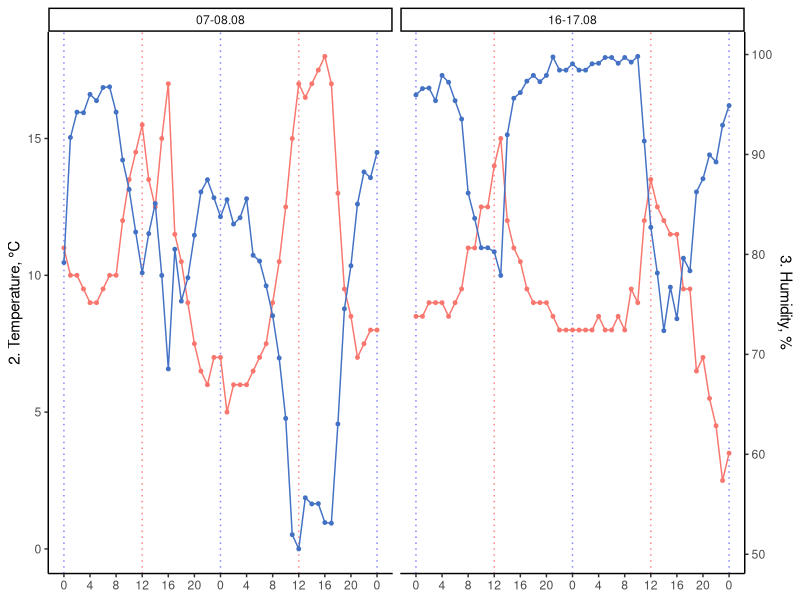
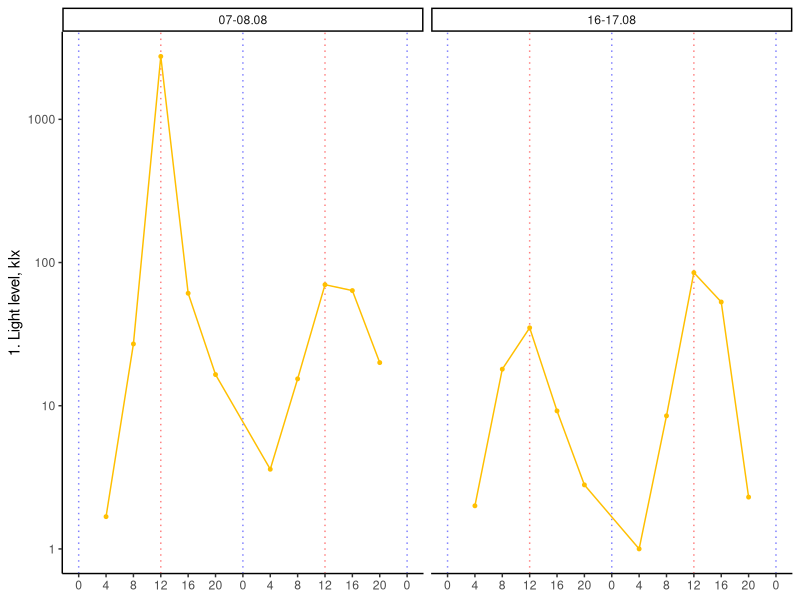
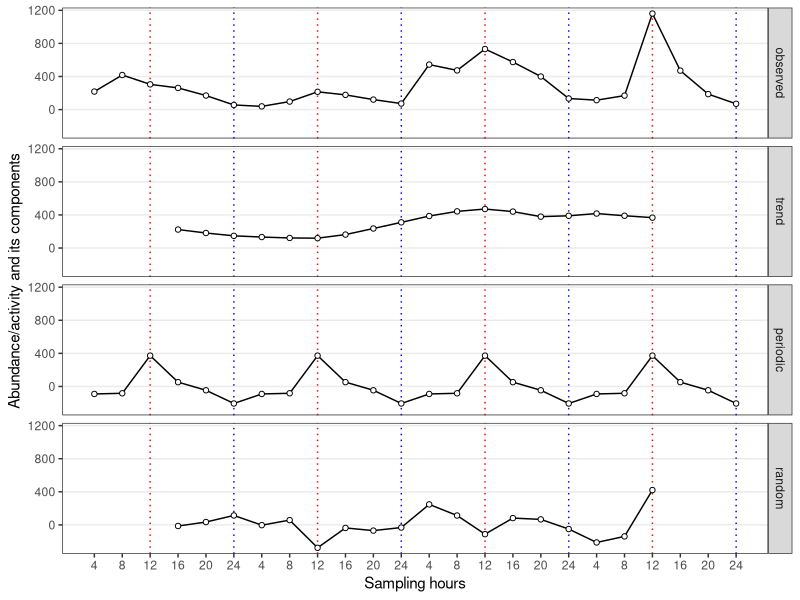
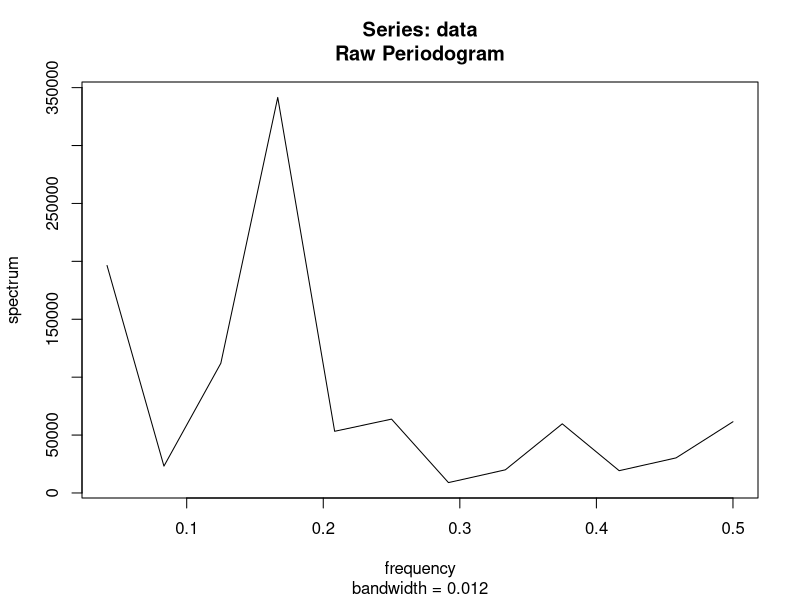
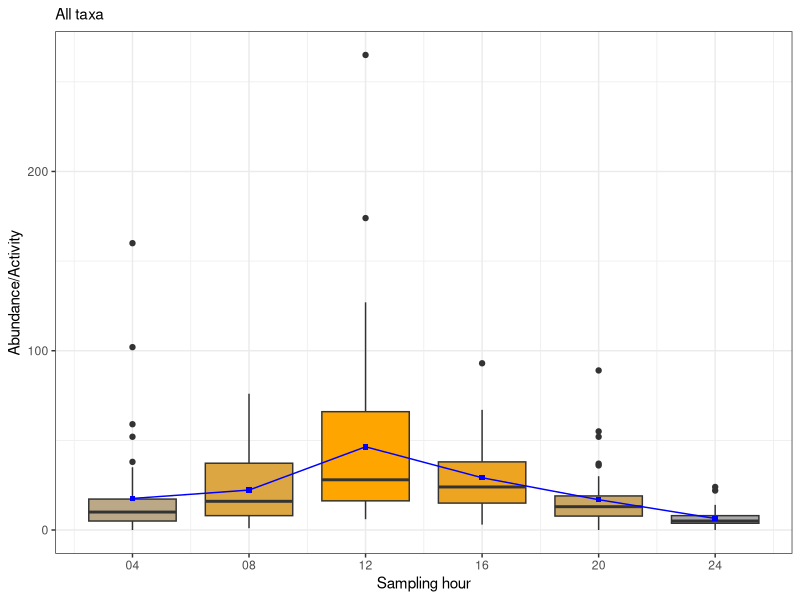
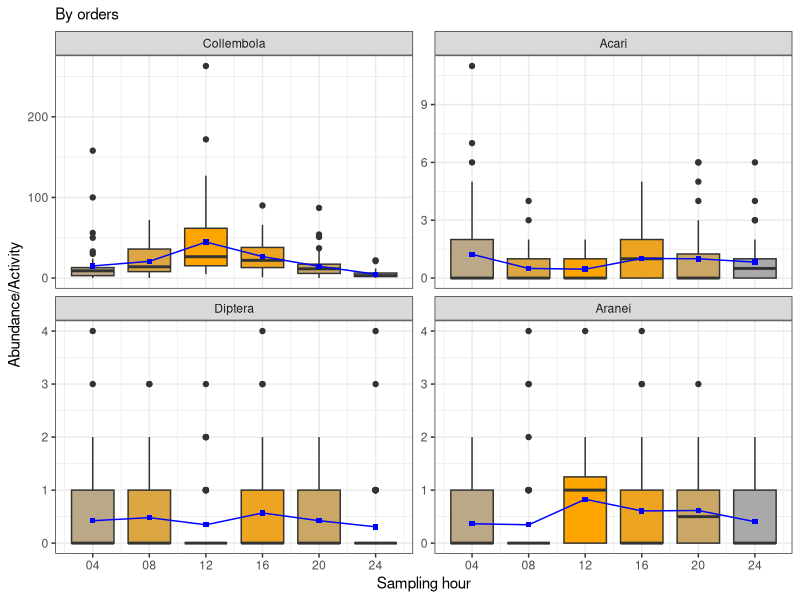
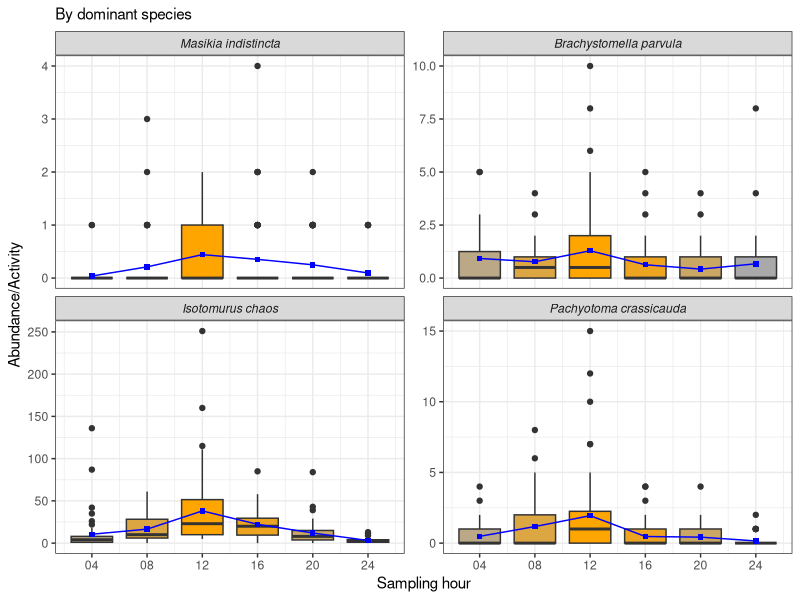
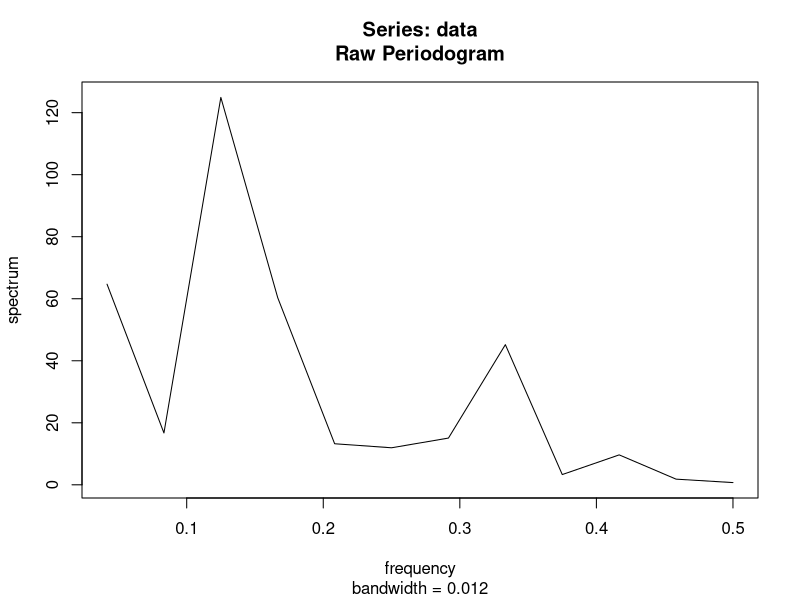

Reproduce these figures in R, in order.
library(tidyverse)
theme_set(theme_bw() + theme(legend.position = "bottom"))

# custom functions --------------------------------------------------------
per2 <- function(data, periodicity_freq){
	data <- as.numeric(data)
	# Compute the power spectral density
	psd <- spec.pgram(data, log = "no", detrend = FALSE)

	# Compute the spectral density ratio (SDR)
	denom_freq_range <- c(periodicity_freq*0.9, periodicity_freq*1.1)
	
	denom_power <- mean(psd$spec[psd$freq >= denom_freq_range[1] | psd$freq <= denom_freq_range[2]])
	num_power <- psd$spec[abs(psd$freq - periodicity_freq) == min(abs(psd$freq - periodicity_freq))]
	sdr <- num_power/denom_power

	# Perform an F-test to test the significance of the SDR
	num_df <- 1
	denom_df <- psd$df
	num_mean <- num_power
	denom_mean <- denom_power
	f_stat <- (num_mean/denom_mean)/((num_df/num_mean)+(denom_df/denom_mean))
	p_val <- pf(f_stat, num_df, denom_df, lower.tail = FALSE)
	
	# Results
	list(x = data, total = sum(data), SDR = sdr, 
		F.statistic = f_stat, psd_df = psd$df, p.value = p_val)
}

decompress <- function(a){
    # Export decomposed time series as tibble columns
	var.name <- deparse(substitute(a))
	a |> 
		ts(frequency = 6) |> 
		decompose() |> 
		_[1:4] |> 
		as_tibble() |> 
		rename_with(~paste0(var.name, "_", .x))
}

# data load ---------------------------------------------------------------
loggers_raw <- readxl::read_excel("Data_28.04.2023.xlsx", 
		sheet = "logger_data", skip = 1)
loggers <- loggers_raw |>
	mutate(D = as.numeric(substr(D, 1, 2)), 
		  H = (floor(H/4)+1)*4) |>
	group_by(D, H) |>
	summarise_all(mean) |>
	ungroup() |>
	filter(D != 9, D != 18)

factors <- readxl::read_excel("Data_28.04.2023.xlsx", 
		sheet = "factors", range = "A2:E26") |>
	mutate(D = substr(str_squish(D), 1, 2), 
		  D = as.numeric(D), 
		  log_lux = log10(lux), .after = 2)
factors <- left_join(factors, loggers, by = c("D", "H")) 

df <- readxl::read_excel("Data_28.04.2023.xlsx", 
			    sheet = "animals", skip = 3) |>
	mutate_all(as.character) |>
	pivot_longer(names_to = "dt", values_to = "abu", -1:-2) |> 
	separate(dt, sep = "_", into = c("trap_id", "D", "h")) |> 
	separate(h , sep = "\\:", into = "H", extra = "drop") |> 
	mutate_at(c("trap_id", "D", "H", "abu"), as.numeric)

# Environmental variables graph -------------------------------------------
#library(ggh4x) # dendrograms as well
for_pic <- loggers_raw %>% 
    mutate(D = as.numeric(substr(D, 1,2))) %>% 
    left_join(select(factors, D, H, lux), by = c("D", "H")) %>% 
    mutate(H2 = case_when(D == 7 | D == 16 ~ H, 
                          D == 8 | D == 17 ~ H+24, 
                          TRUE ~ H+48), 
           cell1 = case_when(D < 15 ~ "07-08.08", TRUE ~ "16-17.08"),
           .after = H) %>% 
    select(D, H, H2, cell1, 
           `1. Light level, klx` = lux,
           `2. Temperature, °C` = temp_0cm, 
           `3. Humidity, %` = hum_rel
    )

b <- min(for_pic$`3. Humidity, %`)
for_pic <- for_pic %>% 
    mutate(`3. Humidity, %_2` = `3. Humidity, %`-b) 
a <- max(for_pic$`2. Temperature, °C`) / max(for_pic$`3. Humidity, %_2`)
for_pic <- for_pic %>% 
    mutate(`3. Humidity, %_3` = `3. Humidity, %_2`*a)

(p2_down <- for_pic %>% 
    ggplot(aes(x = H2)) + 
        # 
    geom_vline(xintercept = seq(12, 48, by = 24), color = "red", 
               linetype = "dotted", alpha = 0.5) +
    geom_vline(xintercept = seq(0, 48, by = 24), color = "blue", 
               linetype = "dotted", alpha = 0.5) +
        #
    geom_line(aes(y = `2. Temperature, °C`), color = "#F8766D") + 
    geom_point(aes(y = `2. Temperature, °C`), color = "#F8766D", size = 1) +
    geom_line(aes(y = `3. Humidity, %_3`), color = "#4371C4") +
    geom_point(aes(y = `3. Humidity, %_3`), color = "#4371C4", size = 1) +
    scale_y_continuous(
        sec.axis = sec_axis(trans=~./a+b, name="3. Humidity, %")) +
    facet_wrap(~cell1) + 
        #
    theme_classic() +
    theme(panel.grid.minor = element_blank(), 
          panel.grid.major = element_blank()) + 
    scale_x_continuous(breaks = seq(0, 48, by = 4), 
                       labels = c(rep(seq(0, 20, by = 4), 2), 0)) + 
        #
    labs(x = NULL))
ggsave("Fig.2 Environmental variables, down section_raw.pdf", 
       plot = p2_down, width = 7.305, height = 2.5)
(p2_top <- for_pic %>% 
    filter(`1. Light level, klx` > 0) %>% 
    ggplot(aes(H2, `1. Light level, klx`)) + 
    geom_vline(xintercept = seq(12, 48, by = 24), color = "red", 
                   linetype = "dotted", alpha = 0.5) +
    geom_vline(xintercept = seq(0, 48, by = 24), color = "blue", 
                   linetype = "dotted", alpha = 0.5) +
    geom_line(color = "#FFBF00") + 
    geom_point(color = "#FFBF00", size = 1) + 
    facet_wrap(~cell1) + 
    scale_y_log10() +
    theme_classic() +
    theme(panel.grid.minor = element_blank(), 
              panel.grid.major = element_blank()) + 
    scale_x_continuous(breaks = seq(0, 48, by = 4), 
                           labels = c(rep(seq(0, 20, by = 4), 2), 0)) + 
    labs(x = NULL))
ggsave("Fig.2 Environmental variables, top section_raw.pdf", 
       plot = p2_top, width = 7, height = 2.5)

# p2 <- gridExtra::grid.arrange(p2_top, p2_down, ncol = 1)
# ggsave("Fig.2 Environmental variables_raw.pdf", plot = p2, width = 7, height = 4.5)

# H1: is total activity periodic? -------------------------------------------------------
abu <- df %>% 
	filter(taxatype == "general") %>% 
	group_by(D, H) %>% 
	summarise(abu = sum(abu, na.rm = TRUE), .groups = "drop") %>% 
	pull(abu) %>% 
	ts(frequency = 6) %>% 
	decompose()

abu[c("x", "seasonal", "trend", "random")] %>% 
	as.data.frame() %>% 
	rename(observed = x, periodic = seasonal) %>% 
	mutate(dd = rep(1:(nrow(.)/6), each = 6), 
		  hh = rep(1:6, 4),
		  xx = paste0("d", dd, "_t", hh)) %>% 
	rownames_to_column("id") %>% 
	mutate(id = as.numeric(id), hh = as.factor(hh)) %>% 
	pivot_longer(names_to = "component", values_to = "val", -c("id", "xx", "dd", "hh")) %>% 
	mutate(component = factor(component,
						 levels = c("observed","trend", "periodic", "random"))) %>% 
	ggplot(aes(x = id, y = val)) +
	geom_vline(xintercept = (1:4)*6-3, color = "red", linetype = "dotted") +
	geom_vline(xintercept = (1:4)*6, color = "blue", linetype = "dotted") +
	geom_line() + 
	geom_point(shape = 21, fill = "white") +
	facet_grid(rows = vars(component)) + #, scales = "free") + 
	scale_x_continuous(breaks = 1:24, 
		labels = rep(1:6*4, 4)) + 
	theme(axis.text.x = element_text(angle = 0), 
		 panel.grid.minor = element_blank(), 
		 panel.grid.minor.y = element_blank(), 
		 panel.grid.major.x = element_blank()) +
	labs(x = "Sampling hours", y = "Abundance/activity and its components")

ggsave("Fig.3. Total abundance_raw.pdf", width = 7, height = 4)
# Time series of diurnal arthropods activity 
# and its components (trend, periodicity, residuals). 
# Red line marks noon, blue line marks midnights

per2(abu$x, 1/6)

# Signal to noise ratio is  > 4
# Н0 about non-periodicity is rejected with p<0.001 significance level

for_boxplots <- df %>% 
    filter(taxatype == "general") %>% 
    group_by(trap_id, D, H) %>% 
    summarise(abu = sum(abu), .groups = "drop") %>% 
    mutate(taxa = "All_taxa", .before = 1) %>% 
    rbind(select(df, -taxatype)) %>% 
    filter(taxa %in%  c("All_taxa", "Collembola", "Aranei", "Acari", "Diptera", 
        "Masikia indistincta","Brachystomella parvula (Schäffer, 1896)", 
        "Isotomurus chaos Potapov et Babenko, 2011", 
        "Pachyotoma crassicauda (Tullberg, 1871)")) %>% 
    separate(taxa, c("gen", "sp"), " ", extra = "drop") %>%
    mutate(taxa = case_when(is.na(sp) ~ gen, TRUE ~ paste0(gen, " ", sp)),
           taxa = fct_inorder(taxa, ordered = TRUE), 
           H2 = factor(H),
           H,
           .before = 1,
           .keep = "unused")

for_boxplots %>% 
    filter(taxa == "All_taxa") %>% 
    group_by(H) %>% 
    mutate(mean_abu = mean(abu)) %>% 
    ungroup() %>% 
    ggplot() + 
    geom_boxplot(aes(x = H, y = abu, group = H2, fill = H2)) +
    geom_line(aes(x = H, y = mean_abu), color = "blue") + 
    geom_point(aes(x = H, y = mean_abu), shape = 15, color = "blue") +
    theme(legend.position = "none") + 
    labs(x = "Sampling hour", y = "Abundance/Activity", 
         subtitle = "All taxa") +
    scale_x_continuous(breaks = 1:6*4,
                       labels = c("04", "08", "12", "16", "20","24")) +
    scale_fill_manual(values = colorRampPalette(c("darkgrey", "orange"))
                      (6)[c(2, 4, 6, 5, 3, 1)])
ggsave("Fig.4. Part A_raw.pdf", height = 3, width = 3)
# Average activity of terrestrial arthropods at different times of the day 1

for_boxplots %>% 
    filter(taxa %in% c("Collembola", "Aranei", "Acari", "Diptera")) %>% 
    group_by(taxa, H, H2) %>% 
    mutate(mean_abu = mean(abu)) %>% 
    ungroup() %>% 
    ggplot() + 
    geom_boxplot(aes(x = H, y = abu, group = H2, fill = H2)) +
    geom_line(aes(x = H, y = mean_abu), color = "blue") +
    geom_point(aes(x = H, y = mean_abu), shape = 15, color = "blue") +
    theme(legend.position = "none") + 
    labs(x = "Sampling hour", y = "Abundance/Activity", 
         subtitle = "By orders") +
    scale_x_continuous(breaks = 1:6*4,
                      labels = c("04", "08", "12", "16", "20","24")) +
    scale_fill_manual(values = colorRampPalette(c("darkgrey", "orange"))
                      (6)[c(2, 4, 6, 5, 3, 1)]) + 
    facet_wrap(~taxa, scales = "free_y")
ggsave("Fig.4. Part B_raw.pdf", height = 6, width = 6)
# Average activity of terrestrial arthropods at different times of the day 2

for_boxplots %>% 
    filter(taxa %in% c("Masikia indistincta",
                       "Brachystomella parvula", 
                       "Isotomurus chaos",
                       "Pachyotoma crassicauda")) %>% 
    group_by(taxa, H, H2) %>% 
    mutate(mean_abu = mean(abu)) %>% 
    ungroup() %>% 
    ggplot() + 
    geom_boxplot(aes(x = H, y = abu, group = H2, fill = H2)) +
    geom_line(aes(x = H, y = mean_abu), color = "blue") +
    geom_point(aes(x = H, y = mean_abu), shape = 15, color = "blue") +
    theme(legend.position = "none") + 
    labs(x = "Sampling hour", y = "Abundance/Activity", 
         subtitle = "By dominant species") +
    scale_x_continuous(breaks = 1:6*4,
                       labels = c("04", "08", "12", "16", "20","24")) +
    scale_fill_manual(values = colorRampPalette(c("darkgrey", "orange"))
                      (6)[c(2, 4, 6, 5, 3, 1)]) + 
    facet_wrap(~taxa, scales = "free_y") + 
    theme(strip.text = element_text(face = "italic"))
ggsave("Fig.4. Part C_raw.pdf", height = 6, width = 6)
# Average activity of terrestrial arthropods at different times of the day 3

# H#1 by taxa -------------------------------------------------------------
by_taxa <- df %>% 
	filter(taxatype == "general", taxa %in% c("Collembola", "Aranei", "Acari", "Diptera")) %>% 
	split(.$taxa) %>% 
	map(~.x %>% 
		group_by(D, H) %>% 
		summarise(abu = sum(abu, na.rm = TRUE), .groups = "drop") %>% 
		pull(abu) %>% 
		ts(frequency = 6) %>% 
		decompose()
	)
by_taxa %>% 
	transpose %>% 
	pluck("x") %>% 
	lapply(as.numeric) %>% 
	lapply(function(a){
		per2(a, 1/6)
	})

by_taxa %>% 
    lapply(function(a){
		cbind(
		    x = a$x, trend = a$trend, 
			seasonal = a$seasonal, random = a$random) %>% 
		as_tibble %>% 
		mutate_all(function(b){b/max(b, na.rm = TRUE)}) %>% 
		rownames_to_column("id") %>% 
		mutate(id = as.numeric(id))}) %>%  
	map_df(rbind, .id = "taxa") %>% 
	rename(observed = x, periodic = seasonal) %>% 
	pivot_longer(names_to = "component", values_to = "val", -1:-2) %>% 
	mutate(component = factor(component,
		levels = c("observed","trend", "periodic", "random"))) %>% 
	ggplot(aes(x = id, y = val, color = taxa)) +
	geom_vline(xintercept = (1:4)*6-3, color = "red", linetype = "dotted") +
	geom_vline(xintercept = (1:4)*6, color = "blue", linetype = "dotted") +
	geom_line() + 
	geom_point(shape = 21, fill = "white") +
	theme_bw() +
	facet_grid(rows = vars(component), scales = "free") + 
	scale_x_continuous(breaks = 1:24, labels = rep(1:6*4, 4)) + 
	theme(axis.text.x = element_text(angle = 0), 
		 panel.grid.minor = element_blank(), 
		 panel.grid.minor.y = element_blank(), 
		 panel.grid.major.x = element_blank(), 
		 legend.position = "bottom") +
	labs(x = "Sampling hours", y = "Abundance/activity and its components", 
		subtitle = "all variables are normalized to max = 1")
ggsave("Fig.5 Orders_raw.pdf", width = 7, height = 4.5)
# Time series of diurnal arthropods activity (by orders) 
# and its components (trend, periodicity, residuals). 
# Red line marks middays, blue line marks midnights. 
# Note: all raw variables data were normalized to max=1

# H#1 by dominant species  -------------------------------------------------------
dom_sp <- df %>%
	filter(taxa %in% c("Masikia indistincta",
		"Brachystomella parvula (Schäffer, 1896)", 
		#"Isotomurus stuxbergi (Tullberg, 1876)", # check
		#"Erigone psychrophila", # check
		"Isotomurus chaos Potapov et Babenko, 2011",
		"Pachyotoma crassicauda (Tullberg, 1871)")) %>% 
    separate(taxa, c("gen", "sp"), " ", extra = "drop") %>% 
	unite(taxa, gen, sp, sep = " ") %>% 
	split(.$taxa) %>% 
	map(~.x %>% 
	    	group_by(D, H) %>% 
	    	summarise(abu = sum(abu, na.rm = TRUE), .groups = "drop") %>% 
	        pull(abu) %>% 
	    	ts(frequency = 6) %>% 
	    	decompose()
	)
dom_sp %>% 
	transpose %>% 
	pluck("x") %>% 
	lapply(as.numeric) %>% 
	lapply(function(a){
		per2(a, 1/6)
	})

dom_sp %>% 
    lapply(function(a){
        cbind(x = a$x, trend = a$trend, 
              seasonal = a$seasonal, random = a$random) %>% 
            as_tibble %>% 
            mutate(random = random/max(x), 
                   seasonal = seasonal/max(x), 
                   trend = trend/max(x), 
                   x = x/max(x)) %>% 
            rownames_to_column("id") %>% 
            mutate(id = as.numeric(id))}) %>% 
    map_df(rbind, .id = "taxa") %>% 
    rename(observed = x, periodic = seasonal) %>% 
    pivot_longer(names_to = "component", values_to = "val", -1:-2) %>% 
    mutate(component = factor(component,
                              levels = c("observed","trend", "periodic", "random"))) %>% 
    ggplot(aes(x = id, y = val, color = taxa)) +
    geom_vline(xintercept = (1:4)*6-3, color = "red", linetype = "dotted") +
    geom_vline(xintercept = (1:4)*6, color = "blue", linetype = "dotted") +
    geom_line() + 
    geom_point(shape = 21, fill = "white") +
    theme_bw() +
    facet_grid(rows = vars(component), scales = "free") + 
    scale_x_continuous(breaks = 1:24, labels = rep(1:6*4, 4)) + 
    theme(axis.text.x = element_text(angle = 0), 
          panel.grid.minor = element_blank(), 
          panel.grid.minor.y = element_blank(), 
          panel.grid.major.x = element_blank(), 
          legend.text = element_text(face = "italic"),
          legend.position = "bottom") +
    labs(x = "Sampling hours", y = "Abundance/activity and its components", 
         subtitle = "Note: all variables are normalized to max=1")
ggsave("Fig.6 Dominant species_raw.pdf", width = 7, height = 4.5)
# Time series of arthropods dominant species 
# and its components (trend, periodicity, residuals). 
# Red line marks middays, blue line marks midnights. 
# Note: all raw variables data awere normalized to max=1

# predictors multicoll ---------------------------------------------------
factors[,-1:-2] %>% 
	cor(method = "spearman") %>% 
	round(2)

cor.val1 <- cor(factors[,-1:-3], method = "spearman")
cor.pval1 <- expand_grid(v1 = 4:10, v2 = 4:10) %>% 
	split(1:nrow(.)) %>% 
	lapply(function(a){
		p = cor.test(as_vector(factors[,a$v1]), as_vector(factors[,a$v2]), 
				   method = "spearman")
		data.frame(p = p$p.value, 
				 v1 = colnames(factors)[a$v1], 
				 v2 = colnames(factors)[a$v2])
	}) %>% 
	map_df(tibble) %>% 
	mutate(p = p.adjust(p, method = "BY")) %>% 
	pivot_wider(names_from = v2, values_from = p) %>% 
	column_to_rownames("v1") %>% 
	as.matrix()

colnames(cor.pval1) <- 
    rownames(cor.pval1) <- 
    colnames(cor.val1) <- 
    rownames(cor.val1) <- c(
        "light level", "wind_20cm", "wind_2m", "temperature_0cm", 
        "temperature_2m", "humidity_relative", "humidity_absolute"
    )

pdf("Fig.7. Factor_multicollin_raw.pdf", width = 4, height = 4)
corrplot::corrplot(
	corr = cor.val1, 
	p.mat = cor.pval1, 
	type="upper", 
	order = "original",
	diag = FALSE,
	col =  corrplot::COL2('RdYlBu', 10)[10:1], 
	sig.level = 0.05)
dev.off() 
# Spearman correlation matrix. 
# The Spearman coefficient value is shown on the scale on the right. 
# The significance level (α) = 0.05. 
# Statistically non-significant correlations are crossed out

# correlations ------------------------------------------------------------
df.forcor <- df %>% 
	filter(taxa %in% c("Collembola", "Aranei", "Acari", "Diptera")) %>% 
	group_by(D, H, taxa) %>% 
	summarise(abu = sum(abu), .groups = "drop") %>% 
	pivot_wider(names_from = taxa, values_from = abu) %>% 
    mutate(All = abu$x, .after = 2) 
df.forcor <- df %>%
    filter(taxa %in% c("Masikia indistincta",
                       "Brachystomella parvula (Schäffer, 1896)", 
                       "Isotomurus chaos Potapov et Babenko, 2011",
                       "Pachyotoma crassicauda (Tullberg, 1871)")) %>% 
    separate(taxa, c("gen", "sp"), " ", extra = "drop") %>% 
    mutate(gen = paste0(substr(gen, 1, 1), ".")) %>% 
    unite(taxa, gen, sp, sep = " ") %>% 
    group_by(D, H, taxa) %>% 
    summarise(abu = sum(abu), .groups = "drop") %>% 
    pivot_wider(names_from = taxa, values_from = abu) %>% 
    left_join(df.forcor, ., by = c("D", "H")) %>% 
    left_join(factors, by = c("D", "H")) %>% 
	select(-wind_2m, -temp_2m, -hum_abs, -log_lux)

cor.val2 <- cor(df.forcor[,12:15], df.forcor[,3:11], 
	method = "spearman")
cor.pval2 <- expand_grid(v1 = 12:15, v2 = 3:11) %>% 
	split(1:nrow(.)) %>% 
	lapply(function(a){
		p = cor.test(as_vector(df.forcor[,a$v1]), as_vector(df.forcor[,a$v2]), 
				   method = "spearman")
		data.frame(p = p$p.value, 
				 # est = p$estimate,
				 v1 = colnames(df.forcor[a$v1]),
				 v2 = colnames(df.forcor[,a$v2]))
	}) %>% 
	map_df(tibble) %>% 
	mutate(p = p.adjust(p, method = "BH")) %>% 
	pivot_wider(names_from = v2, values_from = p) %>% 
	column_to_rownames("v1") %>% 
	as.matrix()

rownames(cor.val2) <- 
    rownames(cor.pval2) <- 
    c("light level", "wind_20cm", "temperature_0cm", "humidity_relative")

pdf("Fig.8. Orders and factors_raw.pdf", height = 4)
corrplot::corrplot(
	corr = cbind(cbind(All = cor.val2[,1]), 
	             rep(NA, nrow(cor.val2)), 
	             cor.val2[,2:5], 
	             rep(NA, nrow(cor.val2)), 
	             cor.val2[,6:9]),
	p.mat = cbind(cbind(All = cor.pval2[,1]), 
	              rep(NA, nrow(cor.val2)), 
	              cor.pval2[,2:5], 
	              rep(NA, nrow(cor.val2)), 
	              cor.pval2[,6:9]), 
	type="full", 
	order = "original",
	na.label = " ",
	diag = TRUE,
	is.corr=FALSE,
	col =  corrplot::COL2('RdYlBu', 10)[10:1], 
	sig.level = 0.05)
dev.off()
# Correlation of taxa’ activity (including dominant species) 
# and measured factors by Spearman method. 
# The Spearman coefficient value is shown on the scale on the right. 
# The significance level (α) = 0.05. 
# Statistically non-significant correlations are crossed out
